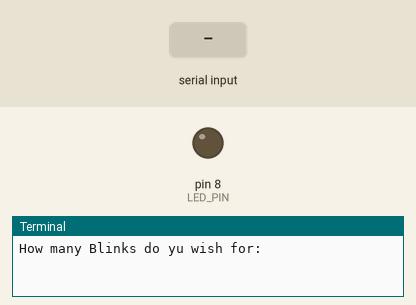
Recording of a program running on a simulated Raspberry Pi (header pin numbers). Shown: output pins drawn as LEDs (lit = HIGH), the last lines printed to the terminal. Dashed ring = blinking. The test bench sets the inputs (shaded band).

Above: at 1.2 s.
1.3 s: "5" typed at the terminal, then Enter
At 1.45 s:
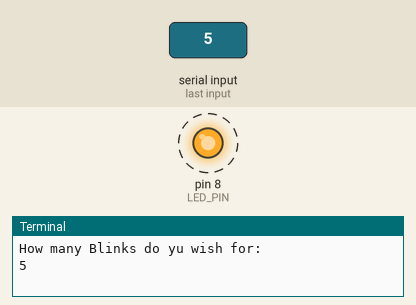
Timing chart, 0 to 5.1 s (numbered marks = the images above; inputs shaded):
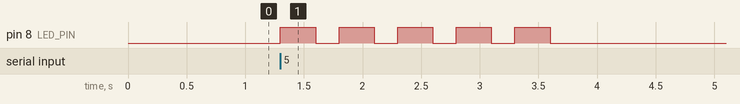

Measured:
- after the input at 1.3 s, pin 8 (LED_PIN): alternates HIGH for 0.30 s and LOW for 0.20 s, 10 changes in all, then stays LOW, starting at once

The program:

8._GPIO_Blink_UserInput.py
```python
import RPi.GPIO as GPIO
from time import sleep

LED_PIN = 8

GPIO.setwarnings(False) # ignore warning for now
GPIO.setmode(GPIO.BOARD) # Use Physical pin numbering system
GPIO.setup(LED_PIN, GPIO.OUT, initial = GPIO.LOW)
try:
    while True:
        numBlink = int(input("How many Blinks do yu wish for: "))
        for i in range(0, numBlink):
            GPIO.output(LED_PIN, GPIO.HIGH) # Turn on LED
            sleep(0.3)
            GPIO.output(LED_PIN, GPIO.LOW) # Turn off LED
            sleep(0.2)
        play_again = input("Do you want to continue? (y or n): ").lower()
        if play_again == "n":
            break
except KeyboardInterrupt:
    GPIO.cleanup()
```
